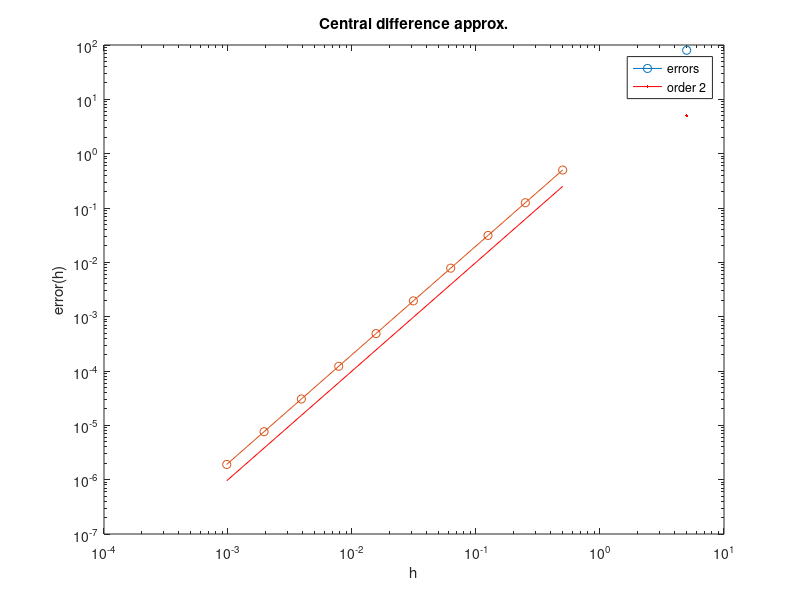

The MATLAB source for this figure:
%% LAB SCRIPT FOR MARCH 21
% At the end you can "Publish" this script and see how it looks


%% FORWARD DIFFERENCE
% Test for forward approximation of the derivative

testFwdDiff  = @(f,x0,h) (f(x0+h)-f(x0))./h;

f = @(x) 2*x.^3;
x0=1;
exact=6;
h = input('Gimme h: ');
values=testFwdDiff(f,x0,h);
errors=abs(values-exact)
loglog(h,errors,'o-')    % loglog plot of errors
hold on
loglog(h,h,'r')       % straight line with slope = 1
xlabel('h'), ylabel('error(h)'), title('Forward difference approx.')
legend('errors','order 1')

% Valid input
%      0.01
%      [0.01 0.001 0.0001]
%      1./[100 1000 1000]
%      10.^(-(1:15))
% Also...
%   define hh = 10.^(-(1:15))
%   and type hh when asked for input

% To do:
%      check out examples for different values of h
%      compute the errors
%      make a list of values of h and error_h
%      make a loglog plot

%% CENTRAL DIFFERENCE
% Test for central approximation of the derivative

testCentDiff = @(f,x0,h) (f(x0+h)-f(x0-h))./(2*h);   % testing function

f = @(x) 2*x.^3;                % concrete data
x0=1;
exact=6;
h = 2.^(-(1:10));    % [1/2, 1/4, ..... ]

values=testCentDiff(f,x0,h);
errors=abs(values-exact)
loglog(h,errors,'o-')    % loglog plot of errors
hold on
loglog(h,h.^2,'r')       % straight line with slope = 2
xlabel('h'), ylabel('error(h)'), title('Central difference approx.')
legend('errors','order 2')

